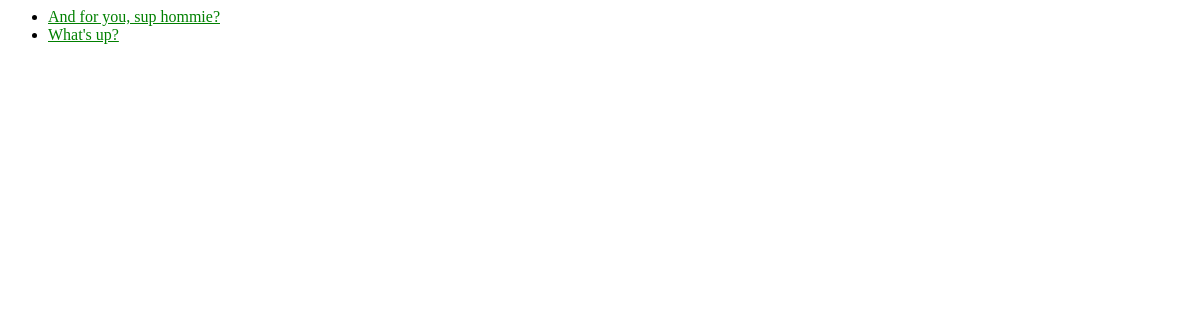
/polls_app/, run on an earlier commit of the app's database.
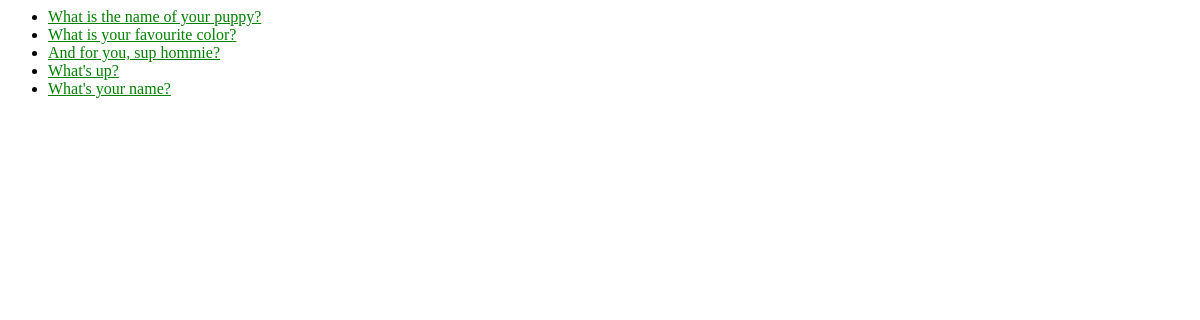
And on a later commit of the database.
### polls_app/models.py (models this page shows, shortened)
class Question(models.Model):
    question_text = models.CharField(max_length=200)
    pub_date = models.DateTimeField('date published')

### polls_app/views.py (the view)
# urls.py: path('', views.IndexView.as_view(), name='index'),
class IndexView(generic.ListView):
    template_name = 'polls_app/index.html'
    context_object_name = 'latest_question_list'
    def get_queryset(self):
        return Question.objects.filter(
            pub_date__lte=timezone.now()
        ).order_by('-pub_date')[:5]

### polls_app/templates/polls_app/index.html
{% load static %}
<link rel="stylesheet" type="text/css" href="{% static 'polls_app/style.css' %}">
{% if latest_question_list %}
    <ul>
    {% for question in latest_question_list %}
        <li><a href="{% url 'polls_app:detail' question.id %}">{{ question.question_text }}</a></li>
    {% endfor %}
    </ul>
{% else %}
    <p>No polls are available.</p>
{% endif %}

### polls_app/static/polls_app/style.css (style rules this page uses)
li a { color: green; }

What changed in the data, as far as the page shows it:
added Question: question_text "What is the name of your puppy?"
added Question: question_text "What is your favourite color?"
added Question: question_text "What's your name?"
